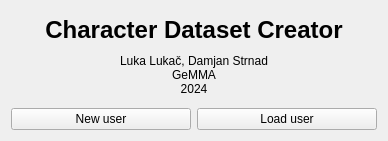
<?xml version="1.0" encoding="UTF-8"?>
<ui version="4.0">
 <class>EntryWindowClass</class>
 <widget class="QMainWindow" name="EntryWindowClass">
  <property name="geometry">
   <rect>
    <x>0</x>
    <y>0</y>
    <width>388</width>
    <height>141</height>
   </rect>
  </property>
  <property name="sizePolicy">
   <sizepolicy hsizetype="Fixed" vsizetype="Fixed">
    <horstretch>0</horstretch>
    <verstretch>0</verstretch>
   </sizepolicy>
  </property>
  <property name="minimumSize">
   <size>
    <width>388</width>
    <height>141</height>
   </size>
  </property>
  <property name="maximumSize">
   <size>
    <width>388</width>
    <height>141</height>
   </size>
  </property>
  <property name="windowTitle">
   <string>Character Dataset Creator</string>
  </property>
  <property name="autoFillBackground">
   <bool>false</bool>
  </property>
  <property name="tabShape">
   <enum>QTabWidget::Rounded</enum>
  </property>
  <widget class="QWidget" name="centralWidget">
   <layout class="QVBoxLayout" name="verticalLayout">
    <item>
     <widget class="QLabel" name="label">
      <property name="font">
       <font>
        <pointsize>18</pointsize>
        <bold>true</bold>
       </font>
      </property>
      <property name="text">
       <string>Character Dataset Creator</string>
      </property>
      <property name="alignment">
       <set>Qt::AlignCenter</set>
      </property>
     </widget>
    </item>
    <item>
     <widget class="QLabel" name="label_2">
      <property name="text">
       <string>&lt;!DOCTYPE HTML PUBLIC &quot;-//W3C//DTD HTML 4.0//EN&quot; &quot;http://www.w3.org/TR/REC-html40/strict.dtd&quot;&gt;
&lt;html&gt;&lt;head&gt;&lt;meta name=&quot;qrichtext&quot; content=&quot;1&quot; /&gt;&lt;meta charset=&quot;utf-8&quot; /&gt;&lt;style type=&quot;text/css&quot;&gt;
p, li { white-space: pre-wrap; }
hr { height: 1px; border-width: 0; }
li.unchecked::marker { content: &quot;\2610&quot;; }
li.checked::marker { content: &quot;\2612&quot;; }
&lt;/style&gt;&lt;/head&gt;&lt;body style=&quot; font-family:'Segoe UI'; font-size:9pt; font-weight:400; font-style:normal;&quot;&gt;
&lt;p align=&quot;center&quot; style=&quot; margin-top:0px; margin-bottom:0px; margin-left:0px; margin-right:0px; -qt-block-indent:0; text-indent:0px;&quot;&gt;Luka Lukač, Damjan Strnad&lt;/p&gt;
&lt;p align=&quot;center&quot; style=&quot; margin-top:0px; margin-bottom:0px; margin-left:0px; margin-right:0px; -qt-block-indent:0; text-indent:0px;&quot;&gt;GeMMA&lt;/p&gt;
&lt;p align=&quot;center&quot; style=&quot; margin-top:0px; margin-bottom:0px; margin-left:0px; margin-right:0px; -qt-block-indent:0; text-indent:0px;&quot;&gt;2024&lt;/p&gt;&lt;/body&gt;&lt;/html&gt;</string>
      </property>
      <property name="alignment">
       <set>Qt::AlignCenter</set>
      </property>
      <property name="margin">
       <number>0</number>
      </property>
      <property name="indent">
       <number>0</number>
      </property>
     </widget>
    </item>
    <item>
     <layout class="QHBoxLayout" name="horizontalLayout">
      <property name="topMargin">
       <number>6</number>
      </property>
      <item>
       <widget class="QPushButton" name="btnNewUser">
        <property name="text">
         <string>New user</string>
        </property>
       </widget>
      </item>
      <item>
       <widget class="QPushButton" name="btnLoadUser">
        <property name="text">
         <string>Load user</string>
        </property>
       </widget>
      </item>
     </layout>
    </item>
   </layout>
  </widget>
 </widget>
 <layoutdefault spacing="6" margin="11"/>
 <resources/>
 <connections/>
</ui>
